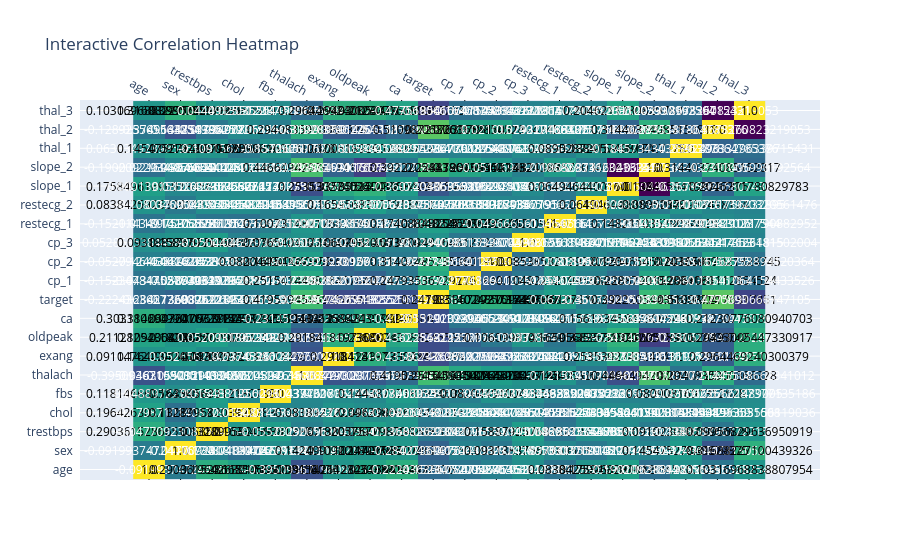

The notebook cell saved with this chart:
### Code cell
import plotly.figure_factory as ff

corr = df.corr()

fig = ff.create_annotated_heatmap(
    z=corr.values,
    x=list(corr.columns),
    y=list(corr.index),
    colorscale='Viridis'
)

fig.update_layout(title="Interactive Correlation Heatmap")
fig.show()
